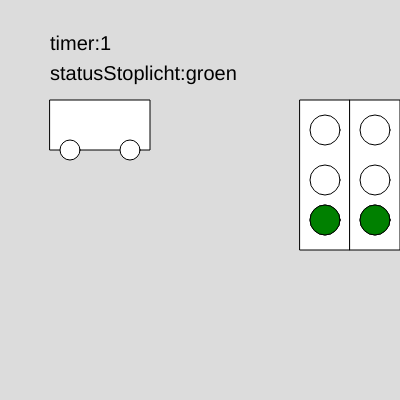
Frame 1 (no input)
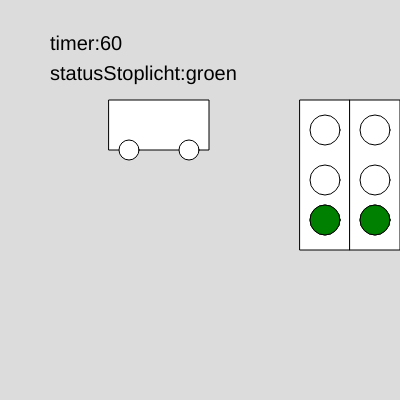
Frame 60 (no input)
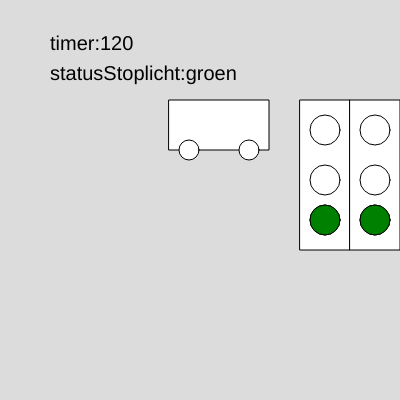
Frame 120 (the mouse pressed at the canvas centre since frame 60)

The p5.js sketch that drew these frames (run headless with seeded random() and noise() and a simulated clock; from frame 60 on, the mouse is pressed at the canvas centre):

// p5.js sketch
// ── sketch.js
let positieXvanAuto1 = 50;
let timer = 0;
let statusStoplicht = "groen";

function keyPressed() {
  if (key == "m") {
    // Code to run.
    console.log("key is pressed");
    if (statusStoplicht == "groen") {
      statusStoplicht = "oranje";
      return;
    }
    if (statusStoplicht == "oranje") {
      statusStoplicht = "rood";
      return;
    }
    if (statusStoplicht == "rood") {
      statusStoplicht = "groen";
      return;
    }
  }
}


function setup() {
  createCanvas(400, 400);
}

function draw() {
  background(220);


  timer = timer + 1;
  textSize(20);
  fill("black");
  text("timer:" + timer, 50, 50);
  text("statusStoplicht:" + statusStoplicht, 50, 80)
  fill("white");
  //auto 1
  rect(positieXvanAuto1, 100, 100, 50);
  circle(positieXvanAuto1 + 20, 150, 20);
  circle(positieXvanAuto1 + 80, 150, 20);
  if (positieXvanAuto1 > 400) {
    positieXvanAuto1 = 0;
  }
  //- stoplicht
  rect(300, 100, 50, 150,);
  circle(325, 130, 30);
  circle(325, 180, 30);
  circle(325, 220, 30);

  if (timer < 200) {
    fill("green");
    circle(325, 220, 30);
    positieXvanAuto1 = positieXvanAuto1 + 1;
  }
  if (timer > 200 && timer < 250) {
    fill("orange");
    circle(325, 180, 30);
    positieXvanAuto1 = positieXvanAuto1 + 0.2;
  }
  if (timer > 250) {
    fill("red");
    circle(325, 130, 30);
  }

  ////- stoplicht 2
  fill("white");
  rect(300 + 50, 100, 50, 150,);
  circle(325 + 50, 130, 30);
  circle(325 + 50, 180, 30);
  circle(325 + 50, 220, 30);

  if (statusStoplicht == "groen") {
    fill("green");
    circle(325 + 50, 220, 30);
  }
  if (statusStoplicht == "oranje") {
    fill("orange");
    circle(325 + 50, 180, 30);
  }
  if (statusStoplicht == "rood") {
    fill("red");
    circle(325 + 50, 130, 30);
  }


  if (timer > 450) {
    timer = 0;
  }


}
